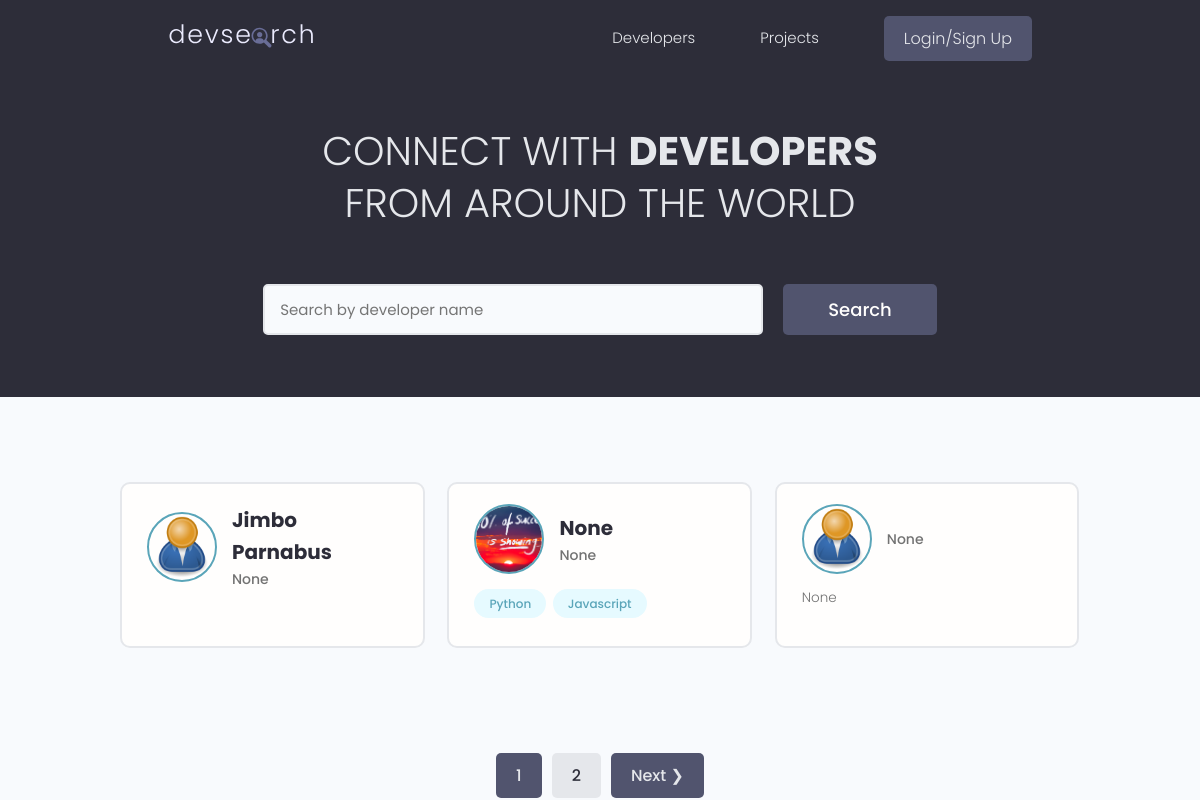
The page / on the database its author committed.
### users/models.py (models this page shows, shortened)
class Profile(models.Model):
    user = models.OneToOneField(User, on_delete=models.CASCADE, null=True, blank=True)
    name = models.CharField(max_length=200, blank=True, null=True)
    username = models.CharField(max_length=200, blank=True, null=True)
    location = models.CharField(max_length=200, blank=True, null=True)
    email = models.EmailField(max_length=500, blank=True, null=True)
    short_intro = models.CharField(max_length=200, blank=True, null=True)
    bio = models.TextField(blank=True, null=True)
    profile_image = models.ImageField(
        null=True,
        blank=True,
        upload_to="profiles/",
        default="profiles/user-default.png",
    )
    social_github = models.CharField(max_length=200, blank=True, null=True)
    social_twitter = models.CharField(max_length=200, blank=True, null=True)
    social_linkedin = models.CharField(max_length=200, blank=True, null=True)
    social_youtube = models.CharField(max_length=200, blank=True, null=True)
    social_website = models.CharField(max_length=200, blank=True, null=True)
    created = models.DateTimeField(auto_now_add=True)
    id = models.UUIDField(
        default=uuid.uuid4, unique=True, primary_key=True, editable=False
    )

class Skill(models.Model):
    owner = models.ForeignKey(Profile, on_delete=models.CASCADE, null=True, blank=True)
    name = models.CharField(max_length=200, blank=True, null=True)
    description = models.TextField(blank=True, null=True)
    created = models.DateTimeField(auto_now_add=True)
    id = models.UUIDField(
        default=uuid.uuid4, unique=True, primary_key=True, editable=False
    )
    def __str__(self) -> str:
        return str(self.name)

### users/views.py (the view)
# urls.py: path("", views.profiles, name="profiles"),
def profiles(requests):
    profiles, search_text = searchProfiles(requests)
    custom_range, profiles = paginateProfiles(requests, profiles, 6)
    context = {
        "profiles": profiles,
        "search_text": search_text,
        "custom_range": custom_range,
    }
    return render(requests, "users/profiles.html", context)

### users/utils.py (called while the page is built)
def paginateProfiles(requests, profiles, results):
    page = requests.GET.get("page")
    results = 3
    paginator = Paginator(profiles, results)
    try:
        profiles = paginator.page(page)
    except PageNotAnInteger:
        page = 1
        profiles = paginator.page(page)
    except EmptyPage:
        page = Paginator.num_pages
        profiles = paginator.page(page)
    left_index = int(page) - 4
    right_index = int(page) + 5
    if left_index < 1:
        left_index = 1
    if right_index > paginator.num_pages:
        right_index = paginator.num_pages + 1
    custom_range = range(left_index, right_index)
    return custom_range, profiles

def searchProfiles(requests):
    search_text = ""
    if requests.GET.get("search_text"):
        search_text = requests.GET.get("search_text")
        print(search_text)
    skills = Skill.objects.filter(name__icontains=search_text)
    profiles = Profile.objects.distinct().filter(
        Q(name__icontains=search_text)
        | Q(short_intro__icontains=search_text)
        | Q(skill__in=skills)
    )
    return profiles, search_text

### users/templates/users/profiles.html (shortened to what this page needs)
{% extends 'main.html' %}
{% block content %}
<main class="home">
    <section class="hero-section text-center">
        <div class="container container--narrow">
            <div class="hero-section__box">
                <h2>CONNECT WITH <span>DEVELOPERS</span></h2>
                <h2>FROM AROUND THE WORLD</h2>
            </div>
            <div class="hero-section__search">
                <form id="searchForm" class="form" action="{% url 'profiles' %}" method="get">
                    <div class="form__field">
                        <input class="input input--text" id="formInput#search" type="text" name="search_text" value="{{ search_text }}"
                            placeholder="Search by developer name" />
                    </div>
                    <input class="btn btn--sub btn--lg" type="submit" value="Search" />
                </form>
            </div>
        </div>
    </section>
    <section class="devlist">
        <div class="container">
            <div class="grid grid--three">
                {% for profile in profiles %}
                <div class="column card">
                    <div class="dev">
                        <a href="{% url 'userProfile' profile.id %}?next=/account" class="card__body">
                            <div class="dev__profile">
                                <img class="avatar avatar--md" src="{{profile.profile_image.url}}"
                                    alt="image" />
                                <div class="dev__meta">
                                    <h3>{{profile.name}}</h3>
                                    <h5>{{profile.short_intro}}</h5>
                                </div>
                            </div>
                            <p class="dev__info">{{profile.bio|slice:"150"}}
                            </p>
                            <div class="dev__skills">
                                {% for skill in profile.skill_set.all %}
                                <span class="tag tag--pill tag--main">
                                    <small>{{skill}}</small>
                                </span>
                                {% endfor %}
                            </div>
                        </a>
                    </div>
                </div>
                {% endfor %}
            </div>
        </div>
    </section>
    {% include 'pagination.html' with queryset=profiles custom_range=custom_range %}
</main>
{% endblock %}

### static/styles/app.css (style rules this page uses)
:root { --color-sub: #2d2d39; }
.btn--sub { background-color: var(--color-sub-light); }
.card { border: 2px solid var(--color-light); }
img { width: 100%; }
.hero-section { height: 40vh; display: flex; align-items: center; background-color: var(--color-sub); }
.hero-section__box { margin-bottom: 4rem; }
.hero-section__box > h2, .hero-section__box > h2 > span { font-size: 4rem; color: var(--color-light); line-height: 1.3; text-transform: uppercase; }
.hero-section__box > h2 { font-weight: 300; }
.hero-section__box > h2 > span { font-weight: 700; }
.hero-section__search > .form { display: flex; align-items: center; justify-content: center; gap: 2rem; }
.hero-section__search > .form input.input--text { width: 50rem; }
.devlist { margin-top: 8rem; }
.devlist .grid { align-items: stretch; }
.devlist .dev .dev__profile { display: flex; align-items: center; gap: 1.5rem; }
.devlist .dev .dev__meta h3 { color: var(--color-sub); font-size: 2rem; font-weight: 700; }
.devlist .dev .dev__meta h5 { color: var(--color-text); font-size: 1.4rem; font-weight: 500; }
.devlist .dev .dev__info { margin: 1.5rem 0; font-size: 1.35rem; line-height: 1.4; text-align: justify; }

### static/uikit/styles/modules/_variables.css (style rules this page uses)
:root { --color-main: #5aa5b9; --color-main-light: #e6faff; --color-sub: #3f4156; --color-sub-light: #51546e; --color-sub-lighter: #ededfd; --color-text: #737373; --color-gray: #8b8b8b; --color-light: #e5e7eb; --color-light-gray: #767676; --color-bg: #f8fafd; --color-white: #fffefd; --color-white-light: #f3f3f3; --color-success: #359e64; --color-success-bg: #def8e8; --color-error: #fc4b0b; --color-error-bg: #fff2ee; --font-base: 'Poppins', arial, helvetica, 'Segoe UI', roboto, ubuntu, sans-serif; --font-monospace: 'Fira Code', 'Courier New', courier, monospace; --font-regular: 300; --font-medium: 500; --font-bold: 700; --generic-shadow: 1px 1px 5px #00000010; --generic-transition: all 0.3s ease-in-out; }

### static/uikit/styles/modules/_base.css (style rules this page uses)
* { margin: 0; padding: 0; box-sizing: border-box; text-rendering: optimizeLegibility; color: inherit; font-size: inherit; }
html { font-size: 50%; }
@media only screen and (min-width: 480px) { html { font-size: 56.25%; } }
@media only screen and (min-width: 1200px) { html { font-size: 62.5%; } }
body { line-height: 1.6; font-weight: 400; font-size: 1.5rem; color: var(--color-text); background-color: var(--color-bg); min-height: 100vh; }

### static/uikit/styles/modules/_typography.css (style rules this page uses)
* { font-family: var(--font-base); }
h2 { font-size: 3.6rem; font-weight: var(--font-bold); }
h3 { font-size: 3.2rem; font-weight: var(--font-medium); }
h5 { font-size: 2.4rem; font-weight: var(--font-medium); }
h5, h6 { font-weight: var(--font-regular); }
p, span, strong { font-size: 1.6rem; color: var(--color-text); font-weight: var(--font-regular); }
a { padding-bottom: 2px; text-decoration: none; display: inline-block; color: var(--color-main); font-weight: var(--font-medium); }

### static/uikit/styles/modules/_utilities.css (style rules this page uses)
.container { width: 92%; max-width: 165rem; margin: 0 auto; box-sizing: border-box; }
.container--narrow { width: 92%; max-width: 120rem; }
@media screen and (min-width: 1000px) { .container { width: 90%; } }
@media screen and (min-width: 1000px) { .container--narrow { width: 85%; } }
@media screen and (min-width: 1200px) { .container { width: 80%; } }
@media screen and (min-width: 1200px) { .container--narrow { width: 72%; } }
.text-center { text-align: center; }

### static/uikit/styles/modules/_avatar.css (style rules this page uses)
.avatar { border-radius: 50%; border: 2px solid var(--color-main); object-fit: cover; }
.avatar--md { height: 7rem; width: 7rem; }

### static/uikit/styles/modules/_button.css (style rules this page uses)
.btn { display: inline-block; position: relative; cursor: pointer; background-color: var(--color-light); font-weight: var(--font-medium); color: var(--color-sub); text-decoration: none; padding: 1rem 2rem; border-radius: 0.5rem; border: none; width: -webkit-fit-content; width: -moz-fit-content; width: fit-content; height: -webkit-fit-content; height: -moz-fit-content; height: fit-content; font-size: 1.6rem; outline-width: 0; outline-color: transparent; -webkit-backface-visibility: hidden; backface-visibility: hidden; transition: all 0.3s ease-in-out; }
.btn--sub { background-color: var(--color-sub); color: var(--color-white); }
.btn--lg { font-size: 1.8rem; padding: 1.2rem 4.5rem; }

### static/uikit/styles/modules/_card.css (style rules this page uses)
.card { border-radius: 1rem; background-color: var(--color-white); border: 1.5px solid var(--color-light); width: auto; height: auto; margin-top: 0.5rem; margin-bottom: 0.5rem; overflow: hidden; }
.card__body, .card__header { padding: 2rem 2.5rem; }

### rows shown on the page
Profile: profile_image (placeholder picture), name "Jimbo Parnabus", short_intro "None"
Profile: profile_image (picture), name "None", short_intro "None"
Skill: name "Python"
Skill: name "Javascript"
Profile: profile_image (placeholder picture), short_intro "None", bio "None"

### other values the page prints
{{ page }} "1"
{{ page }} "2"
